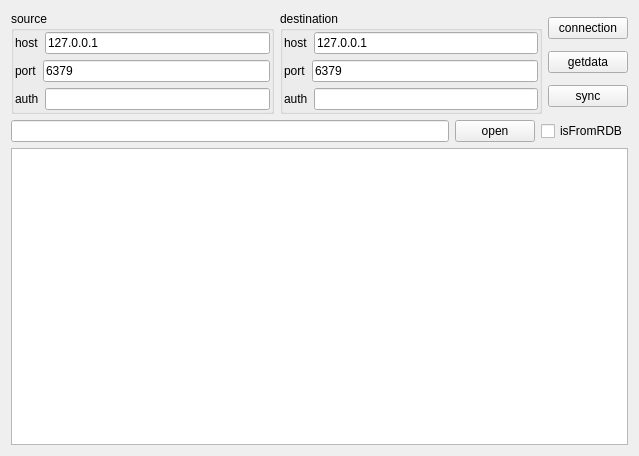
<?xml version="1.0" encoding="UTF-8"?>
<ui version="4.0">
 <class>Form_redis_sync</class>
 <widget class="QWidget" name="Form_redis_sync">
  <property name="geometry">
   <rect>
    <x>0</x>
    <y>0</y>
    <width>639</width>
    <height>456</height>
   </rect>
  </property>
  <property name="windowTitle">
   <string>SYNC</string>
  </property>
  <layout class="QVBoxLayout" name="verticalLayout_6">
   <item>
    <layout class="QHBoxLayout" name="horizontalLayout_8">
     <item>
      <widget class="QGroupBox" name="groupBox_source">
       <property name="title">
        <string>source</string>
       </property>
       <layout class="QVBoxLayout" name="verticalLayout_2">
        <property name="leftMargin">
         <number>1</number>
        </property>
        <property name="topMargin">
         <number>1</number>
        </property>
        <property name="rightMargin">
         <number>1</number>
        </property>
        <property name="bottomMargin">
         <number>1</number>
        </property>
        <item>
         <layout class="QVBoxLayout" name="verticalLayout">
          <item>
           <layout class="QHBoxLayout" name="horizontalLayout">
            <item>
             <widget class="QLabel" name="label">
              <property name="text">
               <string>host</string>
              </property>
             </widget>
            </item>
            <item>
             <widget class="QLineEdit" name="lineEdit_source_host">
              <property name="text">
               <string>127.0.0.1</string>
              </property>
             </widget>
            </item>
           </layout>
          </item>
          <item>
           <layout class="QHBoxLayout" name="horizontalLayout_2">
            <item>
             <widget class="QLabel" name="label_2">
              <property name="text">
               <string>port</string>
              </property>
             </widget>
            </item>
            <item>
             <widget class="QLineEdit" name="lineEdit_source_port">
              <property name="text">
               <string>6379</string>
              </property>
             </widget>
            </item>
           </layout>
          </item>
          <item>
           <layout class="QHBoxLayout" name="horizontalLayout_3">
            <item>
             <widget class="QLabel" name="label_3">
              <property name="text">
               <string>auth</string>
              </property>
             </widget>
            </item>
            <item>
             <widget class="QLineEdit" name="lineEdit_source_auth"/>
            </item>
           </layout>
          </item>
         </layout>
        </item>
       </layout>
      </widget>
     </item>
     <item>
      <widget class="QGroupBox" name="groupBox_source_2">
       <property name="title">
        <string>destination</string>
       </property>
       <layout class="QVBoxLayout" name="verticalLayout_3">
        <property name="leftMargin">
         <number>1</number>
        </property>
        <property name="topMargin">
         <number>1</number>
        </property>
        <property name="rightMargin">
         <number>1</number>
        </property>
        <property name="bottomMargin">
         <number>1</number>
        </property>
        <item>
         <layout class="QVBoxLayout" name="verticalLayout_4">
          <item>
           <layout class="QHBoxLayout" name="horizontalLayout_4">
            <item>
             <widget class="QLabel" name="label_4">
              <property name="text">
               <string>host</string>
              </property>
             </widget>
            </item>
            <item>
             <widget class="QLineEdit" name="lineEdit_destination_host">
              <property name="text">
               <string>127.0.0.1</string>
              </property>
             </widget>
            </item>
           </layout>
          </item>
          <item>
           <layout class="QHBoxLayout" name="horizontalLayout_5">
            <item>
             <widget class="QLabel" name="label_5">
              <property name="text">
               <string>port</string>
              </property>
             </widget>
            </item>
            <item>
             <widget class="QLineEdit" name="lineEdit_destination_port">
              <property name="text">
               <string>6379</string>
              </property>
             </widget>
            </item>
           </layout>
          </item>
          <item>
           <layout class="QHBoxLayout" name="horizontalLayout_6">
            <item>
             <widget class="QLabel" name="label_6">
              <property name="text">
               <string>auth</string>
              </property>
             </widget>
            </item>
            <item>
             <widget class="QLineEdit" name="lineEdit_destination_auth"/>
            </item>
           </layout>
          </item>
         </layout>
        </item>
       </layout>
      </widget>
     </item>
     <item>
      <layout class="QVBoxLayout" name="verticalLayout_5">
       <item>
        <widget class="QPushButton" name="pushButton_conn">
         <property name="text">
          <string>connection</string>
         </property>
        </widget>
       </item>
       <item>
        <widget class="QPushButton" name="pushButton_getdata">
         <property name="text">
          <string>getdata</string>
         </property>
        </widget>
       </item>
       <item>
        <widget class="QPushButton" name="pushButton_sync">
         <property name="maximumSize">
          <size>
           <width>100</width>
           <height>16777215</height>
          </size>
         </property>
         <property name="text">
          <string>sync</string>
         </property>
        </widget>
       </item>
      </layout>
     </item>
    </layout>
   </item>
   <item>
    <layout class="QHBoxLayout" name="horizontalLayout_7">
     <item>
      <widget class="QLineEdit" name="lineEdit_rdb_path"/>
     </item>
     <item>
      <widget class="QPushButton" name="pushButton_open">
       <property name="text">
        <string>open</string>
       </property>
      </widget>
     </item>
     <item>
      <widget class="QCheckBox" name="checkBox_isrdb">
       <property name="text">
        <string>isFromRDB</string>
       </property>
      </widget>
     </item>
    </layout>
   </item>
   <item>
    <widget class="QTextEdit" name="textEdit"/>
   </item>
  </layout>
 </widget>
 <resources/>
 <connections/>
</ui>
